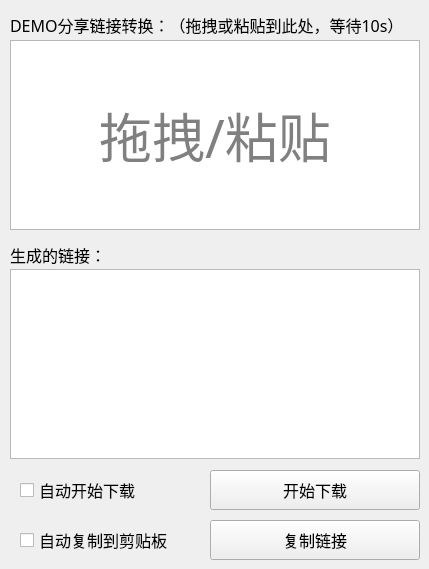
    <widget class="QWidget" name="TabDemo">
     <attribute name="title">
      <string>demo</string>
     </attribute>
     <widget class="QCheckBox" name="autoDownload">
      <property name="geometry">
       <rect>
        <x>20</x>
        <y>470</y>
        <width>190</width>
        <height>40</height>
       </rect>
      </property>
      <property name="font">
       <font>
        <family>微软雅黑</family>
        <pointsize>12</pointsize>
        <weight>50</weight>
        <bold>false</bold>
       </font>
      </property>
      <property name="layoutDirection">
       <enum>Qt::LeftToRight</enum>
      </property>
      <property name="text">
       <string>自动开始下载       </string>
      </property>
     </widget>
     <widget class="QTextEdit" name="dragArea">
      <property name="geometry">
       <rect>
        <x>10</x>
        <y>40</y>
        <width>410</width>
        <height>190</height>
       </rect>
      </property>
      <property name="sizePolicy">
       <sizepolicy hsizetype="Expanding" vsizetype="Expanding">
        <horstretch>0</horstretch>
        <verstretch>0</verstretch>
       </sizepolicy>
      </property>
      <property name="font">
       <font>
        <family>微软雅黑</family>
        <pointsize>12</pointsize>
        <weight>50</weight>
        <bold>false</bold>
       </font>
      </property>
      <property name="styleSheet">
       <string notr="true"/>
      </property>
      <property name="frameShape">
       <enum>QFrame::StyledPanel</enum>
      </property>
      <property name="frameShadow">
       <enum>QFrame::Plain</enum>
      </property>
      <property name="verticalScrollBarPolicy">
       <enum>Qt::ScrollBarAlwaysOff</enum>
      </property>
      <property name="horizontalScrollBarPolicy">
       <enum>Qt::ScrollBarAlwaysOff</enum>
      </property>
      <property name="cursorWidth">
       <number>0</number>
      </property>
      <property name="placeholderText">
       <string/>
      </property>
     </widget>
     <widget class="QTextEdit" name="dispURL">
      <property name="geometry">
       <rect>
        <x>10</x>
        <y>269</y>
        <width>410</width>
        <height>190</height>
       </rect>
      </property>
      <property name="font">
       <font>
        <family>微软雅黑</family>
        <pointsize>12</pointsize>
        <weight>50</weight>
        <bold>false</bold>
       </font>
      </property>
     </widget>
     <widget class="QPushButton" name="clipURL">
      <property name="geometry">
       <rect>
        <x>210</x>
        <y>520</y>
        <width>210</width>
        <height>40</height>
       </rect>
      </property>
      <property name="font">
       <font>
        <family>微软雅黑</family>
        <pointsize>12</pointsize>
        <weight>50</weight>
        <bold>false</bold>
       </font>
      </property>
      <property name="text">
       <string>复制链接</string>
      </property>
     </widget>
     <widget class="QPushButton" name="downURL">
      <property name="geometry">
       <rect>
        <x>210</x>
        <y>470</y>
        <width>210</width>
        <height>40</height>
       </rect>
      </property>
      <property name="font">
       <font>
        <family>微软雅黑</family>
        <pointsize>12</pointsize>
        <weight>50</weight>
        <bold>false</bold>
       </font>
      </property>
      <property name="text">
       <string>开始下载</string>
      </property>
     </widget>
     <widget class="QCheckBox" name="autoClip">
      <property name="geometry">
       <rect>
        <x>20</x>
        <y>520</y>
        <width>190</width>
        <height>40</height>
       </rect>
      </property>
      <property name="font">
       <font>
        <family>微软雅黑</family>
        <pointsize>12</pointsize>
        <weight>50</weight>
        <bold>false</bold>
       </font>
      </property>
      <property name="layoutDirection">
       <enum>Qt::LeftToRight</enum>
      </property>
      <property name="text">
       <string>自动复制到剪贴板</string>
      </property>
     </widget>
     <widget class="QLabel" name="labelDispURL">
      <property name="geometry">
       <rect>
        <x>10</x>
        <y>240</y>
        <width>410</width>
        <height>30</height>
       </rect>
      </property>
      <property name="font">
       <font>
        <family>微软雅黑</family>
        <pointsize>12</pointsize>
        <weight>50</weight>
        <bold>false</bold>
       </font>
      </property>
      <property name="text">
       <string>生成的链接：</string>
      </property>
     </widget>
     <widget class="QLabel" name="labelSharecode">
      <property name="geometry">
       <rect>
        <x>10</x>
        <y>10</y>
        <width>410</width>
        <height>30</height>
       </rect>
      </property>
      <property name="font">
       <font>
        <family>微软雅黑</family>
        <pointsize>12</pointsize>
        <weight>50</weight>
        <bold>false</bold>
       </font>
      </property>
      <property name="text">
       <string>DEMO分享链接转换：（拖拽或粘贴到此处，等待10s）</string>
      </property>
     </widget>
     <widget class="QLabel" name="labelDragArea">
      <property name="geometry">
       <rect>
        <x>10</x>
        <y>40</y>
        <width>410</width>
        <height>190</height>
       </rect>
      </property>
      <property name="font">
       <font>
        <family>微软雅黑</family>
        <pointsize>40</pointsize>
        <weight>50</weight>
        <bold>false</bold>
       </font>
      </property>
      <property name="styleSheet">
       <string notr="true">color: gray;</string>
      </property>
      <property name="text">
       <string>拖拽/粘贴</string>
      </property>
      <property name="alignment">
       <set>Qt::AlignCenter</set>
      </property>
     </widget>
    </widget>
